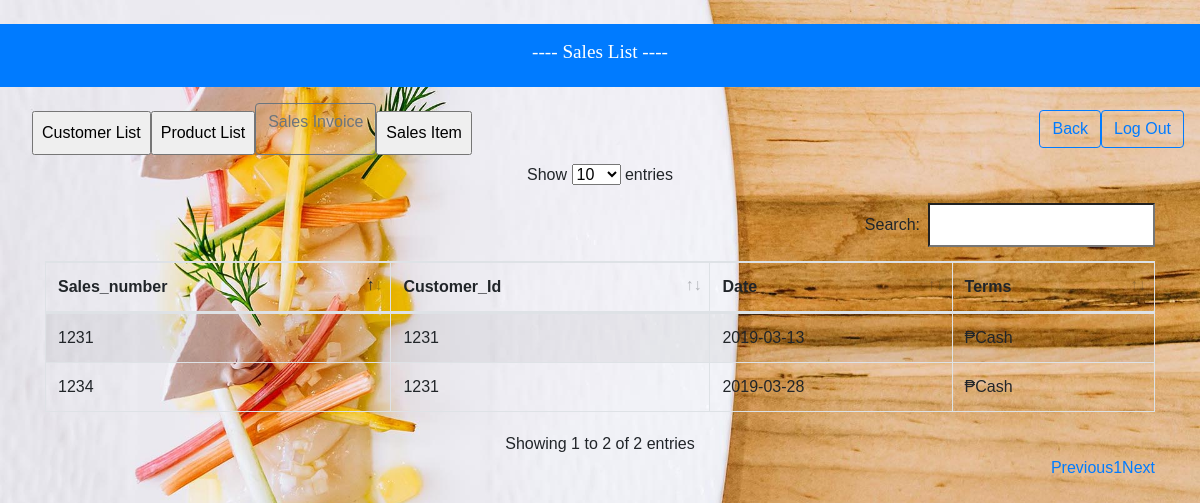
Before: /sales_list.php with the older database file.
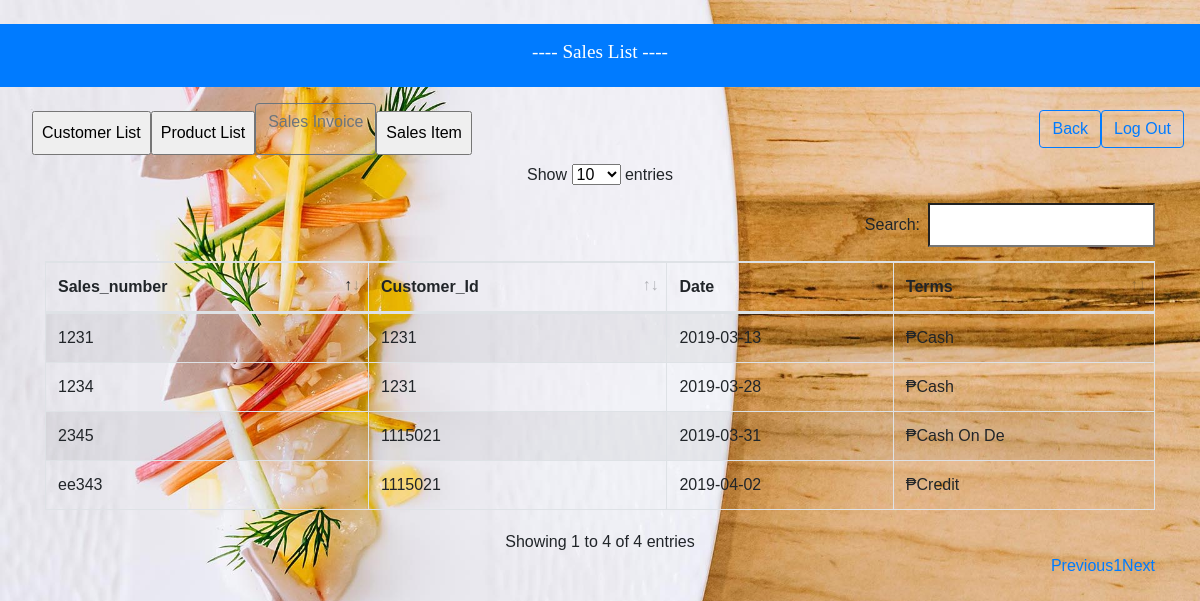
After: the same page with the newer database file.
### tables this page shows
CREATE TABLE `invoice` (
  `sales_number` varchar(10) NOT NULL,
  `customer_id` varchar(20) NOT NULL,
  `date` date NOT NULL,
  `terms` varchar(40) NOT NULL
);

### sales_list.php (the view, shortened to what this page needs)
<?php
require 'connection.php';
	$sql = "SELECT invoice.sales_number, invoice.customer_id, invoice.date, invoice.terms
	FROM invoice
	JOIN sales
	ON invoice.sales_number = sales.sales_number group by sales.sales_number" ;
	$row=mysqli_query($db,$sql);
?>
<!DOCTYPE html>
<html lang="en">
<head>
	<link rel="stylesheet" href="bootstrap-4.0.0-beta.3-dist/css/bootstrap.min.css">
	<link rel="stylesheet" type="text/css" href="bootstrap/css/dataTables.bootstrap4.css"/>
	<link rel="stylesheet" href="Style/style.css">
   </head>
<br><div class="text-center">
                <div class="header">
    		 <div class="p-3 mb-2 bg-primary text-white"><h1>---- Sales List ----</h1></div>
  		</div>
<nav class="navbar navbar-expand-lg navbar-light bg">
  <div class="collapse navbar-collapse" id="navbarSupportedContent">
      <ul class="navbar-nav mr-auto">
	  <td>
       <a href="cus_list.php"><input type=button value="Customer List"></a>
      </td>
	  <td>
       <a href="pro_list.php"><input type=button value="Product List"></a>
      </td>
	  <td>
       <a href="sales_list.php" button class="btn btn-outline-secondary my-2 my-sm-0" type="submit">Sales Invoice</a>
      </td>
	  <td>
       <a href="report.php"><input type=button value="Sales Item"></a>
      </td>
	</ul>
	        <a href="home.php" button class="btn btn-outline-primary my-2 my-sm-0" type="submit">Back</a>
               <a href="logout.php" button class="btn btn-outline-primary my-2 my-sm-0" type="submit">Log Out</a>
  </div>
</nav>
<body>
<center>
<div class="container">
<div class="table-responsive">
<table class="table table-bordered table-hover table-striped" id="pro_list">
	<thead>
		<tr>
        <th>Sales_number</th>
		<th>Customer_Id</th>
        <th>Date</th>
		<th>Terms</th>
      </tr>
	</thead>
	<tbody>
	  <?php
      		while($information=mysqli_fetch_assoc($row)){
      		?>
			<tr>
			<td><?php echo $information['sales_number']?></td>
			<td><?php echo $information['customer_id']?></td>
			<td><?php echo $information['date']?></td>
			<td>₱<?php echo $information['terms']?></td>
			</tr>
		<?php } ?>
		</tbody>
	  </table>
	  </div>
	  </center>
</body>
</html>

### Style/style.css (style rules this page uses)
body { font-family: sans-serif; background: white; }
h1 { font-size: 1.2em; text-align: center; color: white; }
input { width: 100%; box-sizing: border-box; font-size: 1em; margin-top: 0.5em; padding: 0.5em; }
input::after { width: 100%; height: 5px; background: red; }
div.header { color: white; font-family:"Monotype corsiva"; }
body { font-family: Arial, Helvetica, sans-serif; }

### sales_list.php (style rules this page uses)
body { background-image: url(images/jay.JPG); background-size: cover; background-repeat: no-repeat; width: 100%; }

Changed rows visible on the page:
added invoice: sales_number "2345", customer "1115021", date "2019-03-31", terms "Cash On De"
added invoice: sales_number "ee343", customer "1115021", date "2019-04-02", terms "Credit"
Other visible differences:
text written by a page script: "Show entries Search: Showing 1 to 2 of 2 entries Previous 1 Next" → "Show entries Search: Showing 1 to 4 of 4 entries Previous 1 Next"
